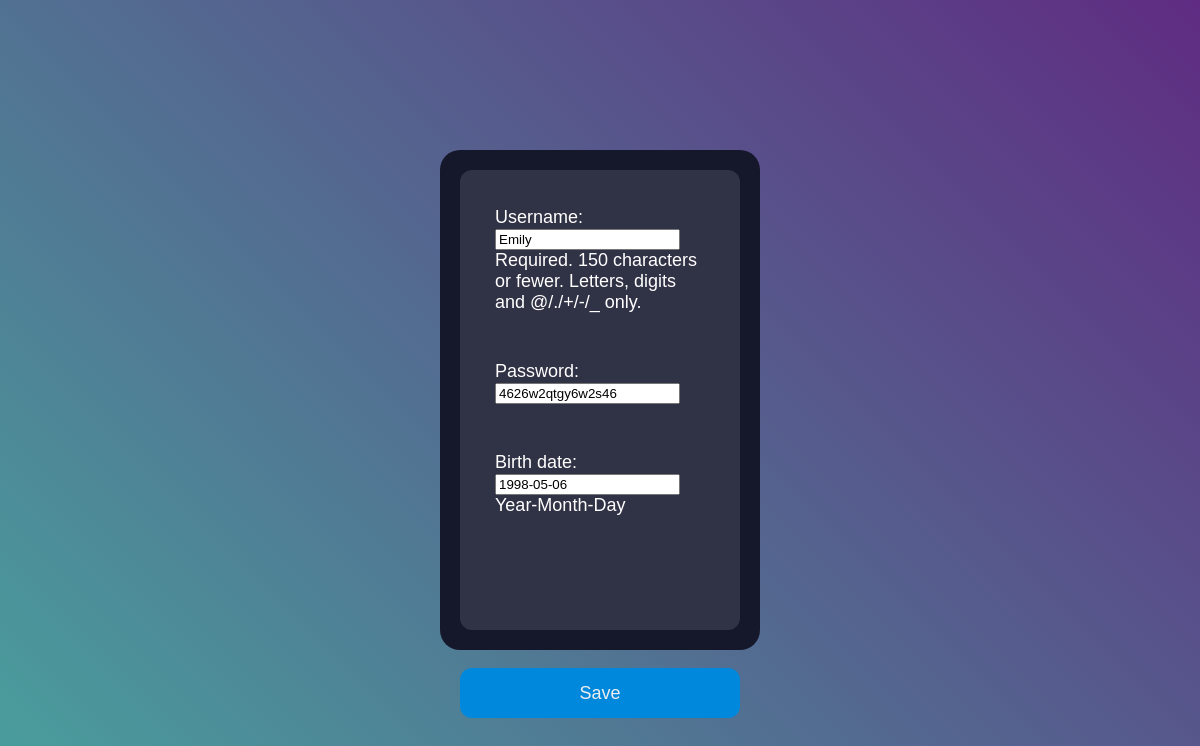
Page /update_user/5 on the committed database.
### my_app/models.py (models this page shows, shortened)
class User(AbstractUser):
    birth_date = models.DateField(help_text='Year-Month-Day')
    random_number = models.PositiveIntegerField(editable=False, default=get_rnd)

### my_app/views.py (the view)
# urls.py: path('update_user/<pk>', UserUpdate.as_view(), name='user_update'),
class UserUpdate(DataMixin, UpdateView):
    pass

### my_app/templates/my_app/user_form.html (shortened to what this page needs)
{% extends "base.html" %}
{% block content %}
<form class="form" action="" method="post">{% csrf_token %}
    <div class="input">{{ form.as_p }}</div>
    <input class="submit" type="submit" value="Save" />
</form>
{% endblock %}

### my_app/static/my_app/style.css (style rules this page uses)
html, body { height: 100%; }
p { border: #65657b; padding: 15px; color: #fff; }
body { margin: 0; background: -webkit-linear-gradient(45deg, #49a09d, #5f2c82); background: linear-gradient(45deg, #49a09d, #5f2c82); font-family: sans-serif; font-weight: 100; }
.form { background-color: #15172b; border-radius: 20px; box-sizing: border-box; height: 500px; padding: 20px; width: 320px; }
.input { background-color: #303245; border-radius: 12px; border: 0; box-sizing: border-box; color: #eee; font-size: 18px; height: 100%; outline: 0; padding: 4px 20px 0; width: 100%; }
.submit { background-color: #08d; border-radius: 12px; border: 0; box-sizing: border-box; color: #eee; cursor: pointer; font-size: 18px; height: 50px; margin-top: 38px; // outline: 0; text-align: center; width: 100%; }

### rows in the picture
User: username "Emily", password "4626w2qtgy6w2s46", birth_date "1998-05-06"
